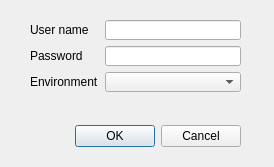
<?xml version="1.0" encoding="UTF-8"?>
<ui version="4.0">
 <class>Dialog</class>
 <widget class="QDialog" name="Dialog">
  <property name="geometry">
   <rect>
    <x>0</x>
    <y>0</y>
    <width>274</width>
    <height>167</height>
   </rect>
  </property>
  <property name="windowTitle">
   <string>Login Form</string>
  </property>
  <widget class="QDialogButtonBox" name="buttonBox">
   <property name="geometry">
    <rect>
     <x>-10</x>
     <y>120</y>
     <width>251</width>
     <height>32</height>
    </rect>
   </property>
   <property name="orientation">
    <enum>Qt::Horizontal</enum>
   </property>
   <property name="standardButtons">
    <set>QDialogButtonBox::Cancel|QDialogButtonBox::Ok</set>
   </property>
  </widget>
  <widget class="QWidget" name="formLayoutWidget">
   <property name="geometry">
    <rect>
     <x>30</x>
     <y>20</y>
     <width>211</width>
     <height>92</height>
    </rect>
   </property>
   <layout class="QFormLayout" name="formLayout">
    <item row="0" column="0">
     <widget class="QLabel" name="label">
      <property name="text">
       <string>User name</string>
      </property>
     </widget>
    </item>
    <item row="0" column="1">
     <widget class="QLineEdit" name="usernameLineEdit"/>
    </item>
    <item row="1" column="0">
     <widget class="QLabel" name="label_2">
      <property name="text">
       <string>Password</string>
      </property>
     </widget>
    </item>
    <item row="1" column="1">
     <widget class="QLineEdit" name="passwordLineEdit">
      <property name="echoMode">
       <enum>QLineEdit::Password</enum>
      </property>
     </widget>
    </item>
    <item row="3" column="0">
     <widget class="QLabel" name="label_3">
      <property name="text">
       <string/>
      </property>
     </widget>
    </item>
    <item row="2" column="0">
     <widget class="QLabel" name="label_4">
      <property name="text">
       <string>Environment</string>
      </property>
     </widget>
    </item>
    <item row="2" column="1">
     <widget class="QComboBox" name="comboBox">
      <property name="editable">
       <bool>false</bool>
      </property>
      <property name="minimumContentsLength">
       <number>1</number>
      </property>
     </widget>
    </item>
   </layout>
  </widget>
 </widget>
 <resources/>
 <connections>
  <connection>
   <sender>buttonBox</sender>
   <signal>accepted()</signal>
   <receiver>Dialog</receiver>
   <slot>accept()</slot>
   <hints>
    <hint type="sourcelabel">
     <x>248</x>
     <y>254</y>
    </hint>
    <hint type="destinationlabel">
     <x>157</x>
     <y>274</y>
    </hint>
   </hints>
  </connection>
  <connection>
   <sender>buttonBox</sender>
   <signal>rejected()</signal>
   <receiver>Dialog</receiver>
   <slot>reject()</slot>
   <hints>
    <hint type="sourcelabel">
     <x>316</x>
     <y>260</y>
    </hint>
    <hint type="destinationlabel">
     <x>286</x>
     <y>274</y>
    </hint>
   </hints>
  </connection>
 </connections>
</ui>
